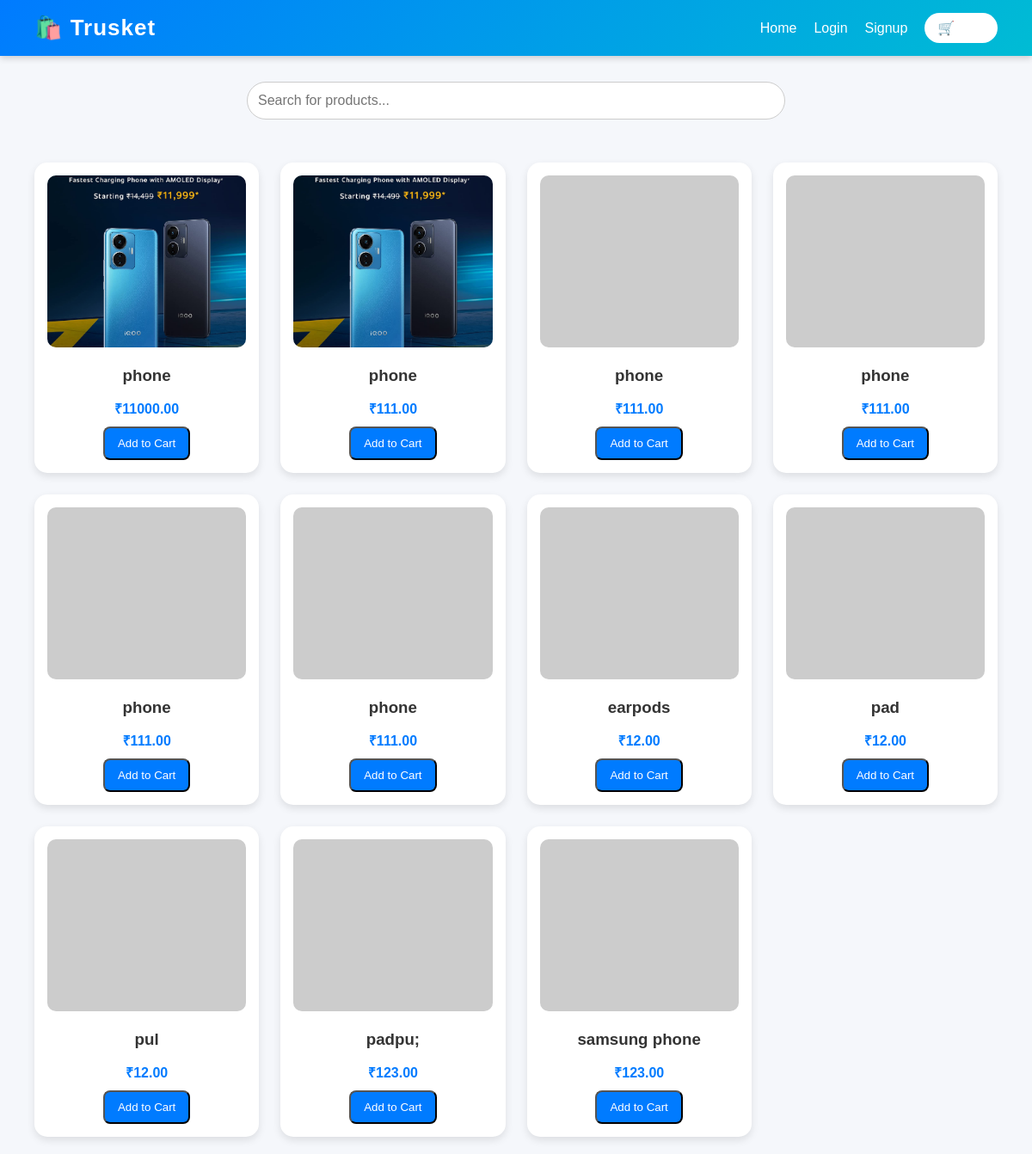
The page / on the database its author committed.
### store/models.py (models this page shows, shortened)
class Product(models.Model):
    name = models.CharField(max_length=100)
    price = models.DecimalField(max_digits=10, decimal_places=2)
    image = models.ImageField(upload_to='product_images/', blank=True, null=True)

### store/views.py (the view)
# urls.py: path('', views.home, name='home'),
def home(request):
    query = request.GET.get('q')
    if query:
        products = Product.objects.filter(name__icontains=query)
    else:
        products = Product.objects.all()
    return render(request, 'store/home.html', {'products': products})

### store/templates/store/home.html (shortened to what this page needs)
<!DOCTYPE html>
<html lang="en">
<head>
</head>
<body>
  <nav>
    <div class="logo">🛍️ Trusket</div>
    <div class="nav-links">
      <a href="{% url 'home' %}">Home</a>
      {% if user.is_authenticated %}
        <a href="{% url 'logout' %}">Logout</a>
      {% else %}
        <a href="{% url 'login' %}">Login</a>
        <a href="{% url 'signup' %}">Signup</a>
      {% endif %}
      <a href="{% url 'cart' %}" class="cart-btn">🛒 Cart</a>
    </div>
  </nav>
  <div class="search-section">
    <form method="GET" action="">
      <input type="text" name="q" placeholder="Search for products..." value="{{ request.GET.q }}">
    </form>
  </div>
  <div class="product-grid">
    {% for product in products %}
    <div class="product-card">
      {% if product.image %}
        <img src="{{ product.image.url }}" alt="{{ product.name }}">
      {% else %}
        <img src="https://via.placeholder.com/200" alt="No image">
      {% endif %}
      <h3>{{ product.name }}</h3>
      <p>₹{{ product.price }}</p>
      <button class="btn" onclick="addToCart({{ product.id }})">Add to Cart</button>
    </div>
    {% empty %}
      <p>No products found.</p>
    {% endfor %}
  </div>
</body>
</html>

### store/templates/store/home.html (style rules this page uses)
body { margin: 0; font-family: 'Poppins', sans-serif; background-color: #f5f7fb; }
nav { display: flex; justify-content: space-between; align-items: center; background: linear-gradient(135deg, #007bff, #00bcd4); padding: 15px 40px; color: white; box-shadow: 0 2px 8px rgba(0,0,0,0.2); position: sticky; top: 0; z-index: 100; }
.logo { font-size: 26px; font-weight: bold; letter-spacing: 1px; }
.nav-links { display: flex; align-items: center; gap: 20px; }
.nav-links a { color: white; text-decoration: none; font-weight: 500; transition: 0.3s; }
.cart-btn { background: white; color: #007bff; padding: 8px 15px; border-radius: 20px; text-decoration: none; font-weight: 600; transition: 0.3s; }
.search-section { text-align: center; margin: 30px 0; }
input[type="text"] { width: 50%; padding: 12px; border: 1px solid #ccc; border-radius: 25px; font-size: 16px; transition: 0.3s; }
.product-grid { display: grid; grid-template-columns: repeat(auto-fill, minmax(250px, 1fr)); gap: 25px; padding: 20px 40px; }
.product-card { background: white; border-radius: 15px; box-shadow: 0 4px 10px rgba(0,0,0,0.1); padding: 15px; text-align: center; transition: transform 0.2s, box-shadow 0.3s; }
.product-card img { width: 100%; height: 200px; object-fit: cover; border-radius: 10px; margin-bottom: 10px; }
.product-card h3 { margin: 8px 0; color: #333; }
.product-card p { color: #007bff; font-weight: bold; margin-bottom: 10px; }
.btn { display: inline-block; background: #007bff; color: white; padding: 10px 15px; border-radius: 8px; text-decoration: none; transition: 0.3s; }

### rows shown on the page
Product: image (picture), name "phone", price "11000.00"
Product: image (picture), name "phone", price "111.00"
Product: name "phone", price "111.00"
Product: name "phone", price "111.00"
Product: name "phone", price "111.00"
Product: name "phone", price "111.00"
Product: name "earpods", price "12.00"
Product: name "pad", price "12.00"
Product: name "pul", price "12.00"
Product: name "padpu;", price "123.00"
Product: name "samsung phone", price "123.00"
